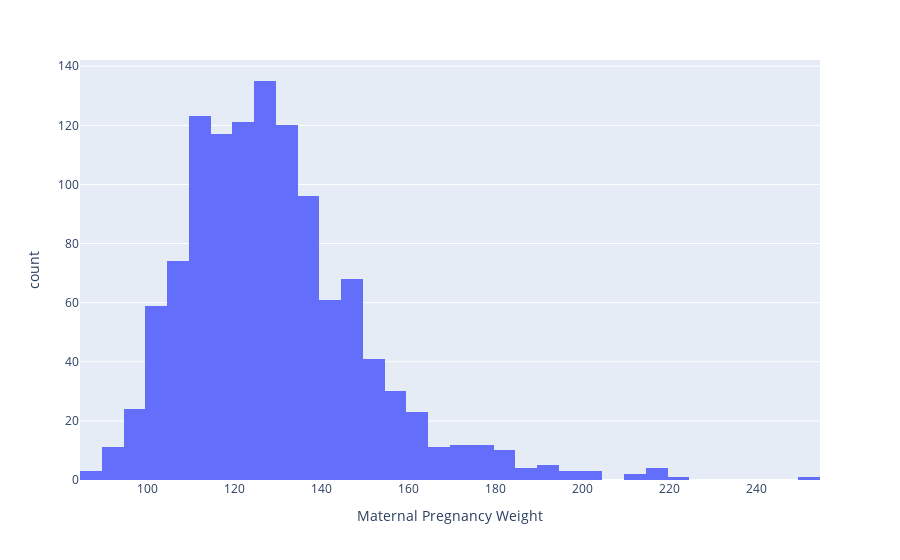

The notebook cell this image was saved under:
### Code cell
px.histogram(births, x = 'Maternal Pregnancy Weight')

### Figure 1 — Plotly figure (JSON) as saved in the notebook; plotly's stock layout.template omitted (floating-point values rounded to 4 significant figures; data arrays with more than 128 entries replaced by an {"elided": "..."} marker saying what was removed)
{"data": [{"alignmentgroup": "True", "bingroup": "x", "hovertemplate": "Maternal Pregnancy Weight=%{x}<br>count=%{y}<extra></extra>", "legendgroup": "", "marker": {"color": "#636efa", "pattern": {"shape": ""}}, "name": "", "offsetgroup": "", "orientation": "v", "showlegend": false, "type": "histogram", "x": {"elided": "1174 int values"}, "xaxis": "x", "yaxis": "y"}], "layout": {"autosize": true, "barmode": "relative", "legend": {"tracegroupgap": 0}, "margin": {"t": 60}, "xaxis": {"anchor": "y", "autorange": true, "domain": [0, 1], "range": [84.5, 254.5], "title": {"text": "Maternal Pregnancy Weight"}, "type": "linear"}, "yaxis": {"anchor": "x", "autorange": true, "domain": [0, 1], "range": [0, 142.1], "title": {"text": "count"}}}}
